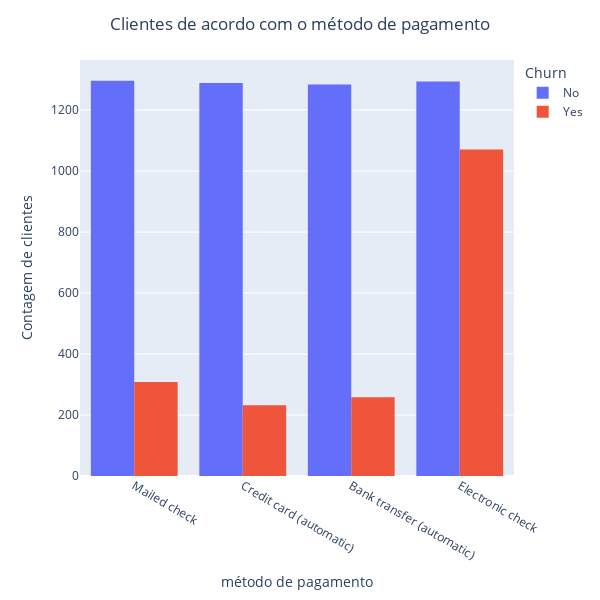

The cell this chart's notebook holds for it:
### Code cell
fig = px.histogram(df, x='FORMA_PAGAMENTO', color = 'target',
                   barmode = 'group')

bota_titulo('Clientes de acordo com o método de pagamento')

fig.update_xaxes(title_text='método de pagamento',
                 type = 'category')
fig.update_yaxes(title_text='Contagem de clientes')

fig.update_layout(legend_title = 'Churn')

## altera o label da contagem
fig.for_each_trace(lambda t: t.update(hovertemplate=t.hovertemplate.replace("FORMA_PAGAMENTO", "Método de pagamento")))
fig.for_each_trace(lambda t: t.update(hovertemplate=t.hovertemplate.replace("target", "Churn")))
fig.for_each_trace(lambda t: t.update(hovertemplate=t.hovertemplate.replace("count", "Nº Clientes")))


fig.show()

### Figure 1 — Plotly figure (JSON) as saved in the notebook; plotly's stock layout.template omitted (floating-point values rounded to 4 significant figures; data arrays with more than 128 entries replaced by an {"elided": "..."} marker saying what was removed)
{"data": [{"alignmentgroup": "True", "bingroup": "x", "hovertemplate": "Churn=No<br>Método de pagamento=%{x}<br>Nº Clientes=%{y}<extra></extra>", "legendgroup": "No", "marker": {"color": "#636efa", "pattern": {"shape": ""}}, "name": "No", "offsetgroup": "No", "orientation": "v", "showlegend": true, "type": "histogram", "x": {"elided": "5163 str values"}, "xaxis": "x", "yaxis": "y"}, {"alignmentgroup": "True", "bingroup": "x", "hovertemplate": "Churn=Yes<br>Método de pagamento=%{x}<br>Nº Clientes=%{y}<extra></extra>", "legendgroup": "Yes", "marker": {"color": "#EF553B", "pattern": {"shape": ""}}, "name": "Yes", "offsetgroup": "Yes", "orientation": "v", "showlegend": true, "type": "histogram", "x": {"elided": "1869 str values"}, "xaxis": "x", "yaxis": "y"}], "layout": {"autosize": false, "barmode": "group", "height": 600, "legend": {"title": {"text": "Churn"}, "tracegroupgap": 0}, "margin": {"t": 60}, "title": {"text": "Clientes de acordo com o método de pagamento", "x": 0.5, "xanchor": "center"}, "width": 600, "xaxis": {"anchor": "y", "domain": [0, 1], "title": {"text": "método de pagamento"}, "type": "category"}, "yaxis": {"anchor": "x", "domain": [0, 1], "title": {"text": "Contagem de clientes"}}}}
